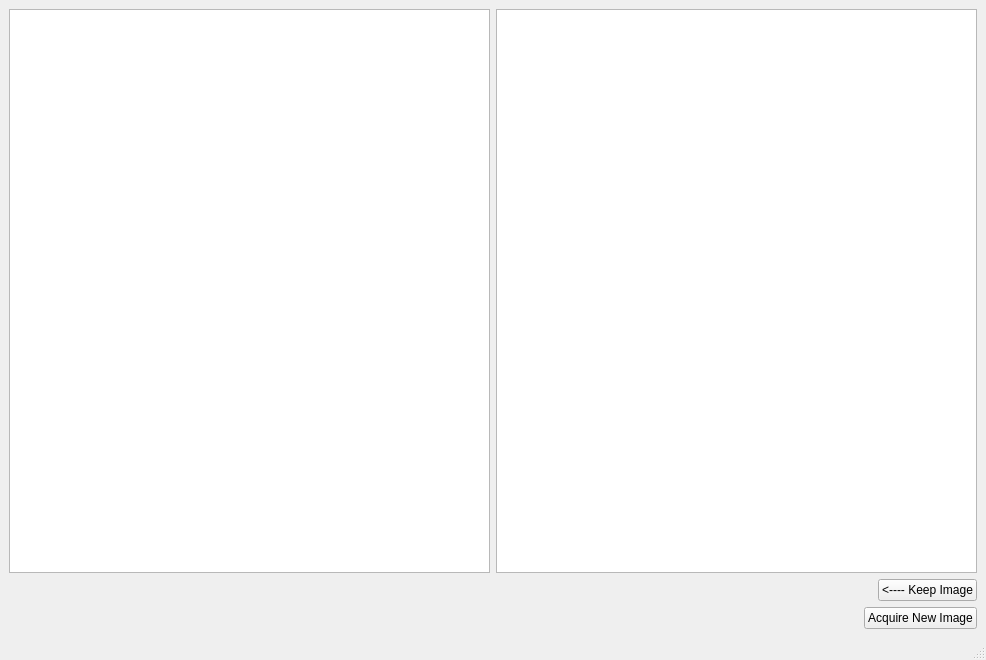
<?xml version="1.0" encoding="UTF-8"?>
<ui version="4.0">
 <class>focusTool</class>
 <widget class="QMainWindow" name="focusTool">
  <property name="geometry">
   <rect>
    <x>0</x>
    <y>0</y>
    <width>986</width>
    <height>660</height>
   </rect>
  </property>
  <property name="windowTitle">
   <string>Get it in Focus</string>
  </property>
  <widget class="QWidget" name="centralwidget">
   <layout class="QVBoxLayout" name="verticalLayout">
    <item>
     <layout class="QHBoxLayout" name="horizontalLayout">
      <item>
       <widget class="QImageViewer" name="ImageViewLeft"/>
      </item>
      <item>
       <widget class="QImageViewer" name="ImageViewRight"/>
      </item>
     </layout>
    </item>
    <item>
     <layout class="QHBoxLayout" name="horizontalLayout_2">
      <item>
       <spacer name="horizontalSpacer">
        <property name="orientation">
         <enum>Qt::Horizontal</enum>
        </property>
        <property name="sizeHint" stdset="0">
         <size>
          <width>40</width>
          <height>20</height>
         </size>
        </property>
       </spacer>
      </item>
      <item>
       <widget class="QPushButton" name="pushButton">
        <property name="text">
         <string>&lt;---- Keep Image</string>
        </property>
       </widget>
      </item>
     </layout>
    </item>
    <item>
     <layout class="QHBoxLayout" name="horizontalLayout_3">
      <item>
       <spacer name="horizontalSpacer_2">
        <property name="orientation">
         <enum>Qt::Horizontal</enum>
        </property>
        <property name="sizeHint" stdset="0">
         <size>
          <width>40</width>
          <height>20</height>
         </size>
        </property>
       </spacer>
      </item>
      <item>
       <widget class="QPushButton" name="pushButton_2">
        <property name="text">
         <string>Acquire New Image</string>
        </property>
       </widget>
      </item>
     </layout>
    </item>
   </layout>
  </widget>
  <widget class="QStatusBar" name="statusbar"/>
 </widget>
 <customwidgets>
  <customwidget>
   <class>QImageViewer</class>
   <extends>QGraphicsView</extends>
   <header>QImageViewer.QImageViewer</header>
  </customwidget>
 </customwidgets>
 <resources/>
 <connections/>
</ui>
